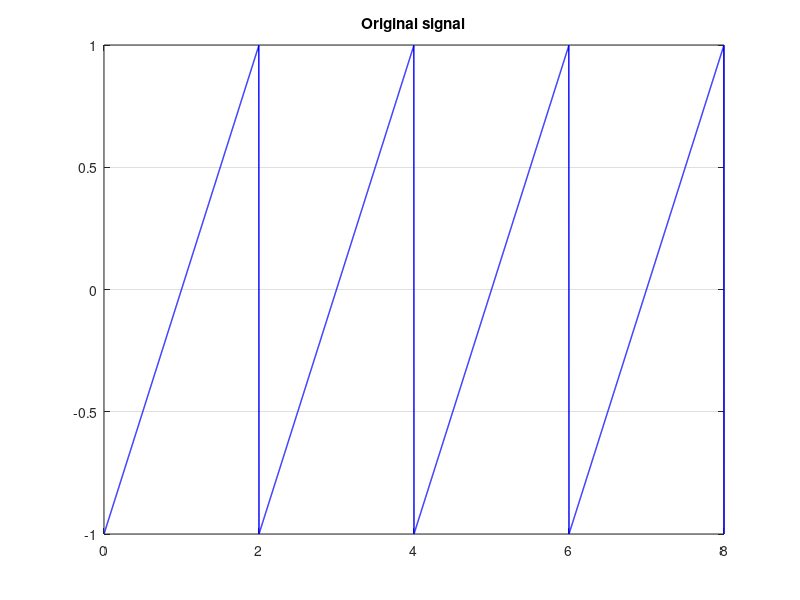
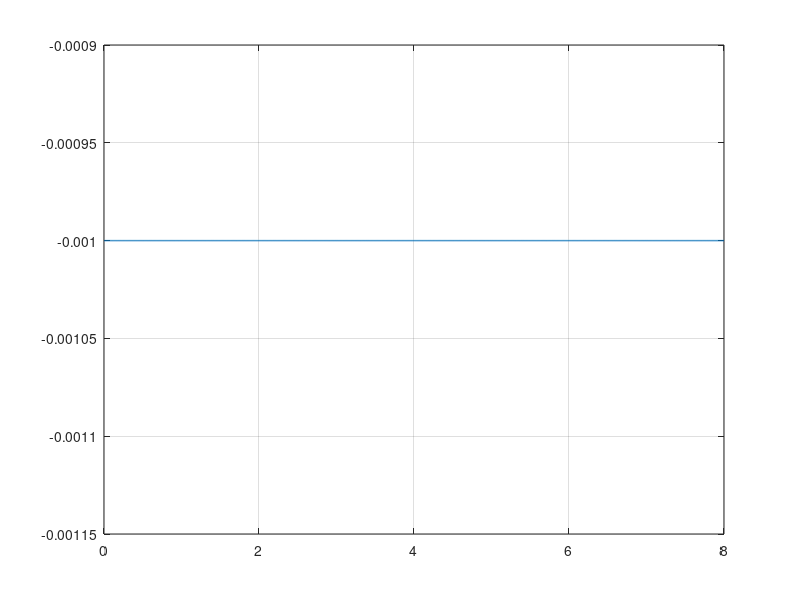

These figures' MATLAB source, in order: (Note: this script raises an error after producing the figures.)
% -- Fourier series example --
clear
clc

% creating the input signal
T=8;
dt=0.002;
t=dt:dt:T;
ft=mod(t,2)-1;

% plotting signal
figure(1);
plot(t, ft, 'blue', 'LineWidth', 1);
hold on
grid on
title('Original signal');

% converting to Fourier series representation
w0=2*pi./T;
a0=(1/T)*dt*sum(ft);
K=4;
N=10^(K-1);
A=zeros(1,N);
B=zeros(1,N);

% finding fourier coefficients
for n=1:N
    an=(2/T)*dt*sum(ft .* cos(n*w0*t));
    bn=(2/T)*dt*sum(ft .* sin(n*w0*t));
    A(n)=an;
    B(n)=bn;
end

% constructing output for increasing amt of terms
for k=1:K
    % output for N=10^(k-1)
    Ft=a0;
    for n=1:10^(k-1)
        Ft=Ft+A(n)*cos(n*w0*t);
        Ft=Ft+B(n)*sin(n*w0*t);
    end
    
    % plotting output
    figure(k+1);
    plot(t,Ft, 'LineWidth', 1);
    hold on
    grid on
    title(join(['Fourier series (N=', int2str(10^(k-1)), ")"], ''));
end